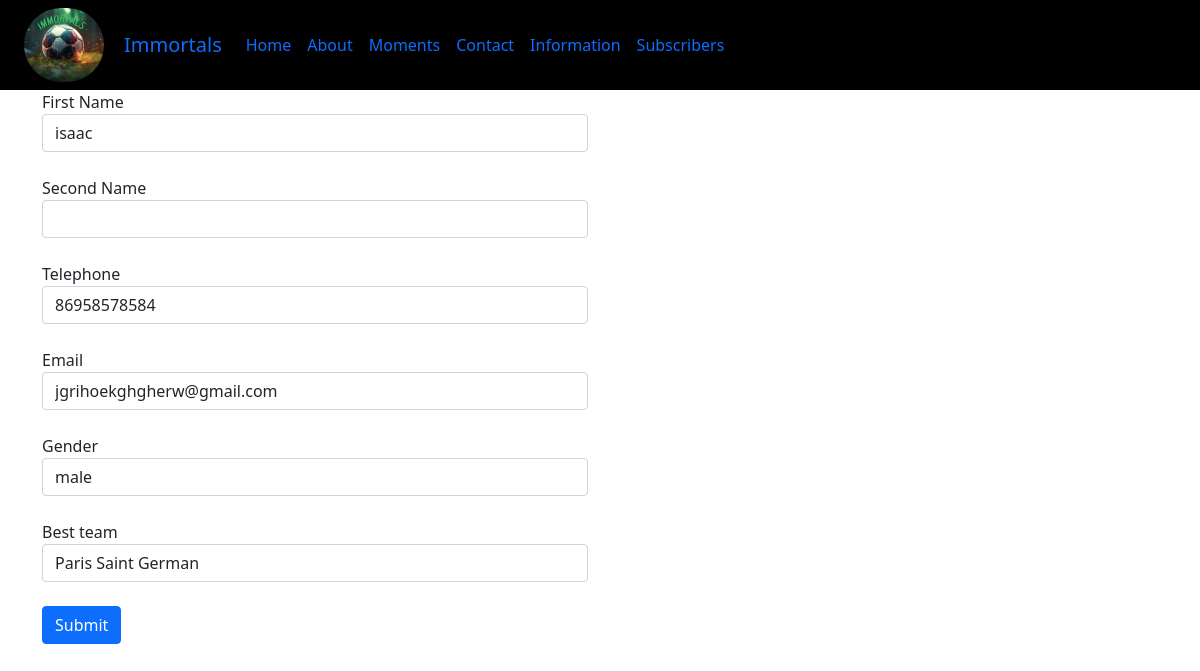
Screenshot of /updateform.php?id=4 with the database file from the repository.
### tables this page shows
CREATE TABLE `subscriptions` (
  `ID` int(11) NOT NULL,
  `firstname` varchar(100) NOT NULL,
  `secondname` varchar(100) NOT NULL,
  `telephone` varchar(100) NOT NULL,
  `email` varchar(100) NOT NULL,
  `gender` varchar(100) NOT NULL,
  `bestteam` varchar(100) NOT NULL
);

### updateform.php (the view, shortened to what this page needs)
<!DOCTYPE html>
<html lang="en">
<head>
    <link rel="stylesheet" href=" css/bootstrap.min.css">
</head>
<body >
    <div class="row">
    </div>
    <div class="container">
        <div class="row">
            <div class="col-lg-6">
                <?php
                    if(isset($_GET['id'])){
                        $id=$_GET['id'];
                        require_once ("Php/connect.php");
                        $query= "SELECT*FROM subscriptions WHERE id = ?";
                        $stmt = mysqli_prepare($con , $query);
                        mysqli_stmt_bind_param($stmt, "i", $id);
                        mysqli_stmt_execute($stmt);
                        $result= mysqli_stmt_get_result($stmt);
                        $data = mysqli_fetch_assoc($result);
               if ($data){
                ?>
              <form action="processupdate.php" method="POST" >
                    <div class="form-group">
                        <label>First Name</label><br>
                        <input type="text" value="<?php echo $data['firstname']; ?>" name="firstName" class="form-control" >
                    </div>
                    <br>
                    <div class="form-group">
                        <label>Second Name</label><br>
                        <input type="number"  value="<?php echo $data['secondname']; ?>" name="secondName" class="form-control">
                    </div>
                    <br>
                    <div class="form-group">
                        <label>Telephone</label><br>
                        <input type="text" value="<?php echo $data['telephone']; ?>" name="telephone" class="form-control" >
                    </div>
                    <br>
                    <div class="form-group">
                        <label>Email</label><br>
                        <input type="text" value="<?php echo $data['email']; ?>" name="email" class="form-control">
                    </div><br>
                    <div class="form-group">
                        <label>Gender</label><br>
                        <input type="text"  value="<?php echo $data['gender']; ?>" name="gender" class="form-control" >
                    </div><br>
                    <div class="form-group">
                        <label>Best team</label><br>
                        <input type="text" value="<?php echo $data['bestteam']; ?>" name="bestteam" class="form-control">
                    </div><br>
                    <button type="submit" class="btn btn-primary">Submit</button>
                </form>
                 <?php
                    }
                     }
                 ?>
            </div>
            <div class="col-lg-6">
            </div>
        </div>
    </div>
</body>
</html>

### rows the page displays
subscriptions: firstName "isaac", telephone "86958578584", email "jgrihoekghgherw@gmail.com", gender "male", bestteam "Paris Saint German"
